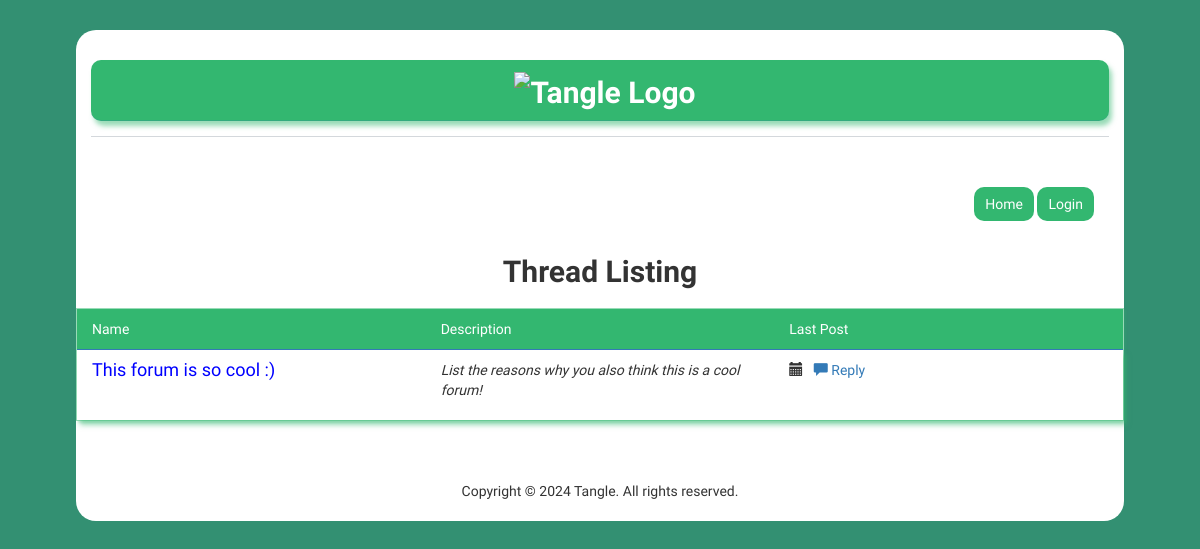
The page / on the database its author committed.
### forum/models.py (models this page shows, shortened)
class Thread(models.Model):
    title = models.CharField(max_length=50, blank=False,
                             help_text="Title of the thread.")
    description = models.TextField(max_length=100, blank=False,
                                   help_text="Detailed description of thread.")
    date_created = models.DateTimeField(auto_now_add=True,
                                        help_text="The date and time this thread was created.")
    liked_by = models.ManyToManyField(User, related_name='liked_threads',
                                      blank=True,
                                      help_text="Users who have liked this thread.")
    disliked_by = models.ManyToManyField(User, related_name='disliked_threads',
                                         blank=True,
                                         help_text="Users who have disliked this thread.")
    class Meta:
        ordering = ['-date_created']

### forum/views.py (the view)
# urls.py: path('', views.index, name='index'),
def index(request):
    form = ThreadForm()
    threads = Thread.objects.all()
    context = {'form': form, 'threads': threads}
    return render(request, 'forum/index.html', context)

### forum/templates/forum/index.html (shortened to what this page needs)
{% extends 'user_profile/base.html' %}
{% block body %}
{% load static %}
<div class="container">
    <div class="row">
        <div class="col-lg-12 col-lg-offset-0">
            <div class="logo">
                <div>
                    <a href="{% url 'index' %}">
                        <img src="http://res.cloudinary.com/dhx65uemx/image/upload/c_scale,e_auto_color,h_300,q_auto:best,w_300/v1714339305/tangle_logo.png_gtze25.webp" alt="Tangle Logo" class="logo-image">
                    </a>
                </div>
            </div>
            <div class="menu">
                <div class="container">
                    <a href="{% url 'index' %}" class="btn btn-primary m-item">Home</a>
                    {% if user.is_authenticated %}
                    <a href="{% url 'profile' %}" class="btn btn-primary m-item">Profile</a>
                    <a href="{% url 'logout' %}" class="btn btn-primary m-item">Logout</a>
                    {% else %}
                    <a href="{% url 'login' %}" class="btn btn-primary m-item">Login</a>
                    {% endif %}
                </div>
            </div>
            </div>
            <div class="pageTitle">Thread Listing </div>
            <div class="row pad">
                <div class="col-lg-12">
                    <div class="panel panel-primary">
                        <div class="panel-heading">
                            <div class="row">
                                <div class="col-lg-4">Name</div>
                                <div class="col-lg-4">Description</div>
                                <div class="col-lg-4">Last Post</div>
                            </div>
                        </div>
                        {% for thread in threads %}
                        <div class="panel-body">
                            <div class="row">
                                <div class="col-lg-4">
                                    <h3 class="panel-title">
                                        <a href="{%url 'thread' thread.id %}" style="font-size: 18px;" class="blue">
                                            {{ thread.title }}
                                        </a>
                                    </h3>
                                </div>
                                <div class="col-lg-4">
                                    <p>
                                        <em>
                                            {{ thread.description }}
                                        </em>
                                    </p>
                                </div>
                                <div class="col-lg-4">
                                    <p>
                                        <i class="glyphicon glyphicon-calendar"></i>
                                        <a href="{% url 'thread' thread.id %}#_reply">
                                            <i class="glyphicon glyphicon-comment"></i> Reply
                                        </a>
                                    </p>
                                </div>
                            </div>
                        </div>
                        {% endfor %}
                    </div>
                </div>
            </div>
            <footer>
                <div class="row">
                    <div class="col-lg-12">
                        <div class="center">
                            Copyright &copy; 2024 Tangle. All rights reserved.
                        </div>
                    </div>
                </div>
            </footer>
        </div>
    </div>
{% endblock %}

### user_profile/static/css/styles.css (style rules this page uses)
body { background-color: rgba(29, 132, 99, 0.9); font-family: "Unbounded",Ubuntu, verdana, georgia, serif, sans-serif; font-weight: 400; }
@media (min-width: 1200px) { div.container { width: 1018px; border-radius: 20px; } }
body { animation: colorChange 10s infinite; }
div.container { background-color: white; margin-top: 30px; padding-top: 20px; margin-bottom: 30px; border-radius: 20px; min-inline-size: fit-content; }
a, a:hover, a:active, a:focus, a:visited { text-decoration: none; }
.blue { color: blue !important; }
div.logo { color: #2c3e50; font-size: 30px; font-weight: bolder; padding-top: 10px; padding-bottom: 5px; border-bottom: 1px solid rgba(44, 62, 80, .2); margin-bottom: 10px; text-align: center; }
div.logo > div { font-size: 30px; font-weight: bolder; padding-top: 10px; padding-left: 10px; padding-bottom: 5px; border-bottom: 1px solid rgba(51, 122, 183, .2); margin-bottom: 10px; background-color: rgb(51, 183, 112); color: white !important; box-shadow: 3px 5px 5px rgba(51, 183, 112, .5); border-radius: 10px; text-align: center; width: auto; }
div.logo > div > a { color: white !important; }
div.pageTitle { font-size: 30px; font-weight: bolder; margin-bottom: 15px; text-align: center; }
.center { text-align: center !important; }
div.panel, .btn { border-radius: 0; }
footer { margin-top: 40px; margin-bottom: 20px; }
.pad { margin-top: 10px; }
div.panel-body { padding-top: 10px; box-shadow: 3px 5px 5px rgba(51, 183, 112, .5); }
.panel-primary > .panel-heading { border-radius: 0; background-color: rgb(51, 183, 112); }
.panel-primary { border-color: rgba(51, 183, 112, .5); box-shadow: 2px 2px 2px rgba(51, 183, 112, .2); }
.panel-title { margin-bottom: 10px; }
.btn-primary, .btn-danger { background-color: rgb(51, 183, 112); border-color: rgba(51, 183, 112, .5); border-radius: 10px; }
p { padding-bottom: 0px; margin-bottom: 5px; }
.m-item { padding-left: 10px; padding-right: 10px; }
div.menu { text-align: right; margin-bottom: 15px; }
.logo-image { height: 200px; }

### rows shown on the page
Thread: title "This forum is so cool :)", description "List the reasons why you also think this is a cool forum!"
